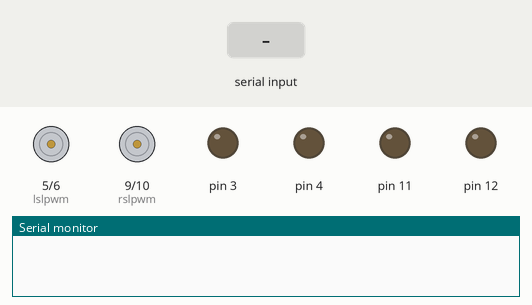
Simulated run of this sketch. Board: Arduino Uno, built with avr-gcc and run on an emulated ATmega328P. Parts: motor-driver pin pairs drawn as motors (green arrow = first pin HIGH = forward, orange = second pin HIGH = backward, longer = more drive), output pins drawn as LEDs (lit = HIGH), the last lines printed to the serial monitor. Inputs (shaded band) come from the test bench.

Above: at 1.2 s.
1.3 s: "B" received over Serial
At 2.1 s:
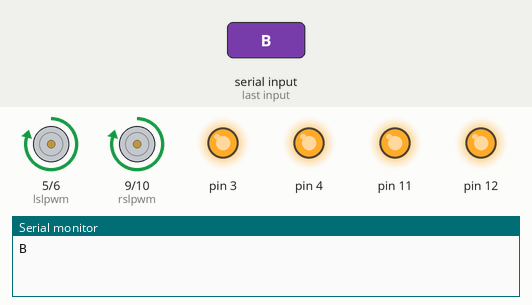
2.8 s: "F" received over Serial
At 3.2 s:
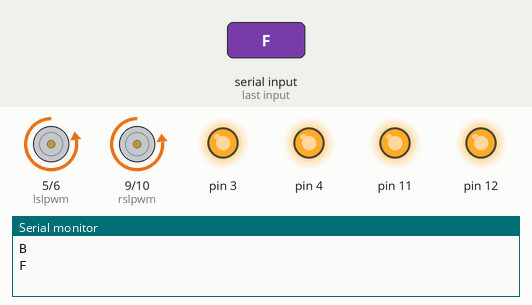
4.3 s: "R" received over Serial
At 5.5 s:
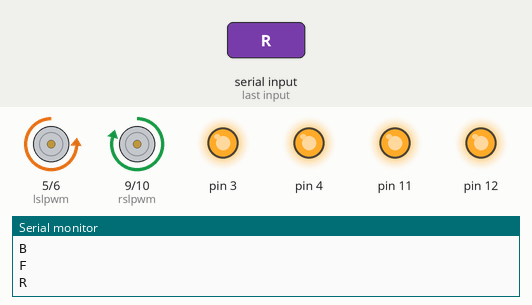
5.8 s: "L" received over Serial
At 6.7 s:
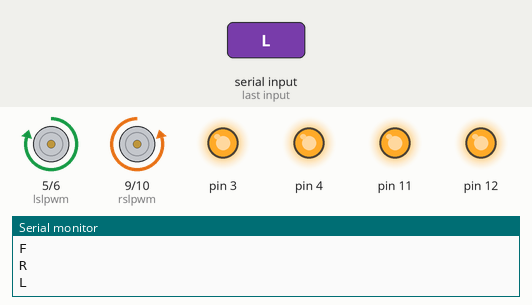
7.3 s: "I" received over Serial
At 7.8 s:
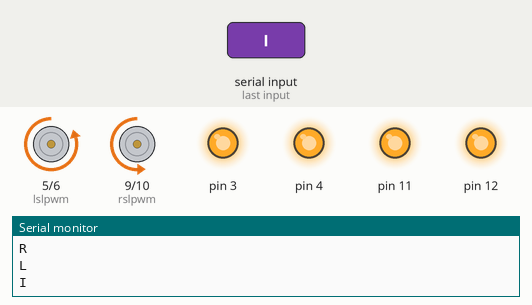
8.8 s: "G" received over Serial
At 10.2 s:
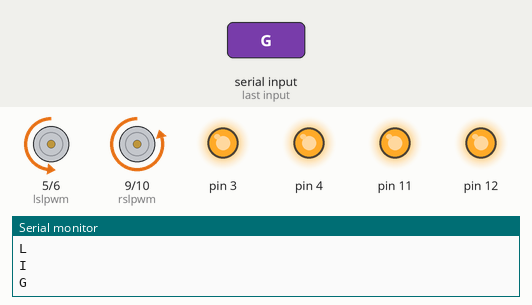
Timing chart, 0 to 11.3 s (numbered marks = the images above; inputs shaded):
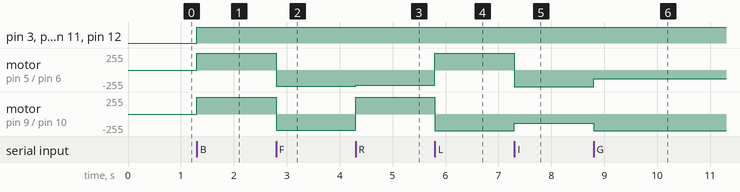

The sketch:

gHoSt_rEcOn_Code.ino
```cpp
int lsrpwm=6; //left side forward
int lslpwm=5;// left side backward
int rsrpwm=10;//right forward
int rslpwm=9;// right backward


char val;

void setup()
{
pinMode(0, OUTPUT);
pinMode(1, OUTPUT);

pinMode(3, OUTPUT);
pinMode(4, OUTPUT);
pinMode(5, OUTPUT);
pinMode(6, OUTPUT);

pinMode(9, OUTPUT);
pinMode(10, OUTPUT);
pinMode(11, OUTPUT);
pinMode(12, OUTPUT);


Serial.begin(9600);
}

void loop()
{
  if (Serial.available() > 0)
  {
  val = Serial.read();
  Serial.println(val);
  }

  if( val == 'B') // Back
    {
      digitalWrite(4, HIGH);
      digitalWrite(3, HIGH);
      digitalWrite(12, HIGH);
      digitalWrite(11, HIGH);

      analogWrite(lsrpwm, 0);
      analogWrite(lslpwm, 250);//
      analogWrite(rslpwm, 250);
      analogWrite(rsrpwm,0);

    }
    if( val == 'F') // Forward
    {
       digitalWrite(4, HIGH);
      digitalWrite(3, HIGH);
      digitalWrite(12, HIGH);
      digitalWrite(11, HIGH);

      analogWrite(lsrpwm, 245);
      analogWrite(lslpwm, 0);
      analogWrite(rslpwm, 0);
      analogWrite(rsrpwm,240);

    }
    if( val == 'R') // Right
    {
  digitalWrite(4, HIGH);
      digitalWrite(3, HIGH);
      digitalWrite(12, HIGH);
      digitalWrite(11, HIGH);

      analogWrite(lsrpwm, 230);
      analogWrite(lslpwm, 0);
      analogWrite(rslpwm, 250);
      analogWrite(rsrpwm,0);

    }
    if( val == 'L') // Left
    {
       digitalWrite(4, HIGH);
      digitalWrite(3, HIGH);
      digitalWrite(12, HIGH);
      digitalWrite(11, HIGH);

      analogWrite(lsrpwm, 0);
      analogWrite(lslpwm, 250);
      analogWrite(rslpwm, 0);
      analogWrite(rsrpwm,250);

    }
    if( val == 'I') // Fwd Right
    {
        digitalWrite(4, HIGH);
      digitalWrite(3, HIGH);
      digitalWrite(12, HIGH);
      digitalWrite(11, HIGH);

      analogWrite(lsrpwm, 250);
      analogWrite(lslpwm, 0);
      analogWrite(rslpwm,0);
      analogWrite(rsrpwm,140);

    }
    if( val == 'G') // Fwd Left
    {
      digitalWrite(4, HIGH);
      digitalWrite(3, HIGH);
      digitalWrite(12, HIGH);
      digitalWrite(11, HIGH);

      analogWrite(lsrpwm, 130);
      analogWrite(lslpwm, 0);
      analogWrite(rslpwm, 0);
      analogWrite(rsrpwm,250);

    }
    if( val == 'H') // Back Left
    {
        digitalWrite(4, HIGH);
      digitalWrite(3, HIGH);
      digitalWrite(12, HIGH);
      digitalWrite(11, HIGH);

      analogWrite(lsrpwm, 0);
      analogWrite(lslpwm, 140);
      analogWrite(rslpwm,250);
      analogWrite(rsrpwm,0);

    }
    if( val == 'J') // Back Right
    {
         digitalWrite(4, HIGH);
      digitalWrite(3, HIGH);
      digitalWrite(12, HIGH);
      digitalWrite(11, HIGH);

      analogWrite(lsrpwm, 0);
      analogWrite(lslpwm, 250);
      analogWrite(rslpwm, 135);
      analogWrite(rsrpwm,0);

    }
     if( val == 'S') // Stop
    {
        digitalWrite(4, HIGH);
      digitalWrite(3, HIGH);
      digitalWrite(12, HIGH);
      digitalWrite(11, HIGH);

      analogWrite(lsrpwm, 0);
      analogWrite(lslpwm, 0);
      analogWrite(rslpwm, 0);
      analogWrite(rsrpwm, 0);
    }
    }
```

Measured:
- after the input at 1.3 s, pin 3, pin 4, pin 11, pin 12: LOW → HIGH at once; motor on pin 5 (lslpwm) / pin 6 (lsrpwm), motor on pin 9 (rslpwm) / pin 10 (rsrpwm): stopped → forward 250/255 at once
- after the input at 2.8 s, motor on pin 5 (lslpwm) / pin 6 (lsrpwm): forward 250/255 → backward 245/255 at once; motor on pin 9 (rslpwm) / pin 10 (rsrpwm): forward 250/255 → backward 240/255 at once
- after the input at 4.3 s, motor on pin 5 (lslpwm) / pin 6 (lsrpwm): backward 245/255 → backward 230/255 at once; motor on pin 9 (rslpwm) / pin 10 (rsrpwm): backward 240/255 → forward 250/255 at once
- after the input at 5.8 s, motor on pin 5 (lslpwm) / pin 6 (lsrpwm): backward 230/255 → forward 250/255 at once; motor on pin 9 (rslpwm) / pin 10 (rsrpwm): forward 250/255 → backward 250/255 at once
- after the input at 7.3 s, motor on pin 5 (lslpwm) / pin 6 (lsrpwm): forward 250/255 → backward 250/255 at once; motor on pin 9 (rslpwm) / pin 10 (rsrpwm): backward 250/255 → backward 140/255 at once
- after the input at 8.8 s, motor on pin 5 (lslpwm) / pin 6 (lsrpwm): backward 250/255 → backward 130/255 at once; motor on pin 9 (rslpwm) / pin 10 (rsrpwm): backward 140/255 → backward 250/255 at once
